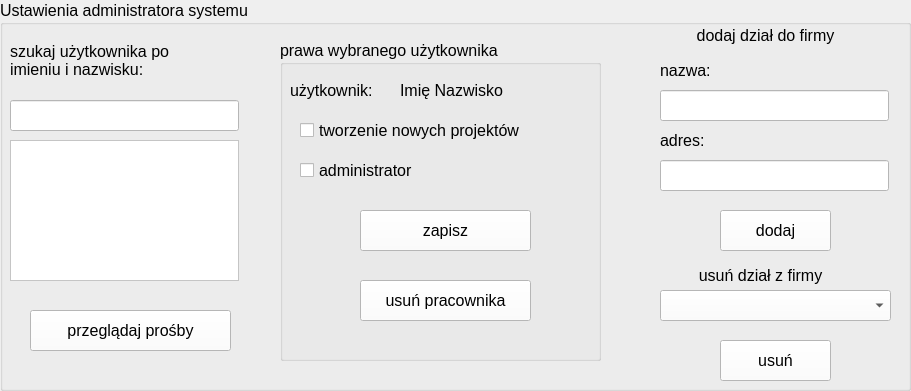
       <widget class="QGroupBox" name="groupBox">
        <property name="enabled">
         <bool>true</bool>
        </property>
        <property name="geometry">
         <rect>
          <x>30</x>
          <y>260</y>
          <width>911</width>
          <height>391</height>
         </rect>
        </property>
        <property name="font">
         <font>
          <pointsize>12</pointsize>
         </font>
        </property>
        <property name="title">
         <string>Ustawienia administratora systemu</string>
        </property>
        <widget class="QLineEdit" name="lineEdit_search_settings">
         <property name="geometry">
          <rect>
           <x>10</x>
           <y>100</y>
           <width>229</width>
           <height>31</height>
          </rect>
         </property>
         <property name="styleSheet">
          <string notr="true">background-color: rgb(255, 255, 255);</string>
         </property>
        </widget>
        <widget class="QListWidget" name="userList">
         <property name="geometry">
          <rect>
           <x>10</x>
           <y>140</y>
           <width>229</width>
           <height>141</height>
          </rect>
         </property>
         <property name="styleSheet">
          <string notr="true">background-color: rgb(255, 255, 255);</string>
         </property>
         <property name="selectionRectVisible">
          <bool>false</bool>
         </property>
        </widget>
        <widget class="QLabel" name="label_36">
         <property name="geometry">
          <rect>
           <x>10</x>
           <y>30</y>
           <width>211</width>
           <height>61</height>
          </rect>
         </property>
         <property name="font">
          <font>
           <pointsize>12</pointsize>
          </font>
         </property>
         <property name="text">
          <string>szukaj użytkownika po imieniu i nazwisku:</string>
         </property>
         <property name="wordWrap">
          <bool>true</bool>
         </property>
        </widget>
        <widget class="QGroupBox" name="groupBox_2">
         <property name="geometry">
          <rect>
           <x>280</x>
           <y>40</y>
           <width>321</width>
           <height>321</height>
          </rect>
         </property>
         <property name="font">
          <font>
           <pointsize>12</pointsize>
          </font>
         </property>
         <property name="title">
          <string>prawa wybranego użytkownika</string>
         </property>
         <widget class="QLabel" name="label_37">
          <property name="geometry">
           <rect>
            <x>10</x>
            <y>40</y>
            <width>131</width>
            <height>21</height>
           </rect>
          </property>
          <property name="font">
           <font>
            <pointsize>12</pointsize>
           </font>
          </property>
          <property name="text">
           <string>użytkownik:</string>
          </property>
         </widget>
         <widget class="QCheckBox" name="checkBox_tworzenie_proj">
          <property name="geometry">
           <rect>
            <x>20</x>
            <y>80</y>
            <width>291</width>
            <height>20</height>
           </rect>
          </property>
          <property name="font">
           <font>
            <pointsize>12</pointsize>
           </font>
          </property>
          <property name="text">
           <string>tworzenie nowych projektów</string>
          </property>
         </widget>
         <widget class="QCheckBox" name="checkBox_admin">
          <property name="geometry">
           <rect>
            <x>20</x>
            <y>120</y>
            <width>281</width>
            <height>20</height>
           </rect>
          </property>
          <property name="font">
           <font>
            <pointsize>12</pointsize>
           </font>
          </property>
          <property name="text">
           <string>administrator</string>
          </property>
         </widget>
         <widget class="QLabel" name="label_prawa">
          <property name="geometry">
           <rect>
            <x>120</x>
            <y>40</y>
            <width>171</width>
            <height>21</height>
           </rect>
          </property>
          <property name="font">
           <font>
            <pointsize>12</pointsize>
           </font>
          </property>
          <property name="text">
           <string>Imię Nazwisko</string>
          </property>
         </widget>
         <widget class="QPushButton" name="pushButton_zapisz_prawa">
          <property name="geometry">
           <rect>
            <x>80</x>
            <y>170</y>
            <width>171</width>
            <height>41</height>
           </rect>
          </property>
          <property name="font">
           <font>
            <pointsize>12</pointsize>
           </font>
          </property>
          <property name="styleSheet">
           <string notr="true">background-color: rgb(255, 255, 255);</string>
          </property>
          <property name="text">
           <string>zapisz</string>
          </property>
         </widget>
         <widget class="QPushButton" name="pushButton_usunPracownika">
          <property name="geometry">
           <rect>
            <x>80</x>
            <y>240</y>
            <width>171</width>
            <height>41</height>
           </rect>
          </property>
          <property name="font">
           <font>
            <pointsize>12</pointsize>
           </font>
          </property>
          <property name="styleSheet">
           <string notr="true">background-color: rgb(255, 255, 255);</string>
          </property>
          <property name="text">
           <string>usuń pracownika</string>
          </property>
         </widget>
        </widget>
        <widget class="QLabel" name="dodaj_dzial_label">
         <property name="geometry">
          <rect>
           <x>640</x>
           <y>20</y>
           <width>251</width>
           <height>31</height>
          </rect>
         </property>
         <property name="font">
          <font>
           <pointsize>12</pointsize>
          </font>
         </property>
         <property name="text">
          <string>dodaj dział do firmy</string>
         </property>
         <property name="alignment">
          <set>Qt::AlignCenter</set>
         </property>
        </widget>
        <widget class="QLineEdit" name="lineEdit_nazwa_dzialu">
         <property name="geometry">
          <rect>
           <x>660</x>
           <y>90</y>
           <width>229</width>
           <height>31</height>
          </rect>
         </property>
         <property name="styleSheet">
          <string notr="true">background-color: rgb(255, 255, 255);</string>
         </property>
        </widget>
        <widget class="QLabel" name="label_40">
         <property name="geometry">
          <rect>
           <x>660</x>
           <y>60</y>
           <width>71</width>
           <height>21</height>
          </rect>
         </property>
         <property name="font">
          <font>
           <pointsize>12</pointsize>
          </font>
         </property>
         <property name="text">
          <string>nazwa:</string>
         </property>
        </widget>
        <widget class="QLabel" name="label_41">
         <property name="geometry">
          <rect>
           <x>660</x>
           <y>130</y>
           <width>71</width>
           <height>21</height>
          </rect>
         </property>
         <property name="font">
          <font>
           <pointsize>12</pointsize>
          </font>
         </property>
         <property name="text">
          <string>adres:</string>
         </property>
        </widget>
        <widget class="QLineEdit" name="lineEdit_adres_dzialu">
         <property name="geometry">
          <rect>
           <x>660</x>
           <y>160</y>
           <width>229</width>
           <height>31</height>
          </rect>
         </property>
         <property name="styleSheet">
          <string notr="true">background-color: rgb(255, 255, 255);</string>
         </property>
        </widget>
        <widget class="QPushButton" name="pushButton_dodajDzial">
         <property name="geometry">
          <rect>
           <x>720</x>
           <y>210</y>
           <width>111</width>
           <height>41</height>
          </rect>
         </property>
         <property name="font">
          <font>
           <pointsize>12</pointsize>
          </font>
         </property>
         <property name="styleSheet">
          <string notr="true">background-color: rgb(255, 255, 255);</string>
         </property>
         <property name="text">
          <string>dodaj</string>
         </property>
        </widget>
        <widget class="QLabel" name="usun_dzial_label">
         <property name="geometry">
          <rect>
           <x>650</x>
           <y>260</y>
           <width>221</width>
           <height>31</height>
          </rect>
         </property>
         <property name="font">
          <font>
           <pointsize>12</pointsize>
          </font>
         </property>
         <property name="text">
          <string>usuń dział z firmy</string>
         </property>
         <property name="alignment">
          <set>Qt::AlignCenter</set>
         </property>
        </widget>
        <widget class="QComboBox" name="comboBox_usunDzial">
         <property name="geometry">
          <rect>
           <x>660</x>
           <y>290</y>
           <width>231</width>
           <height>31</height>
          </rect>
         </property>
         <property name="font">
          <font>
           <pointsize>12</pointsize>
          </font>
         </property>
         <property name="styleSheet">
          <string notr="true">background-color: rgb(255, 255, 255);</string>
         </property>
        </widget>
        <widget class="QPushButton" name="pushButton_usunDzial">
         <property name="geometry">
          <rect>
           <x>720</x>
           <y>340</y>
           <width>111</width>
           <height>41</height>
          </rect>
         </property>
         <property name="font">
          <font>
           <pointsize>12</pointsize>
          </font>
         </property>
         <property name="styleSheet">
          <string notr="true">background-color: rgb(255, 255, 255);</string>
         </property>
         <property name="text">
          <string>usuń</string>
         </property>
        </widget>
        <widget class="QPushButton" name="pushButton_prosby">
         <property name="geometry">
          <rect>
           <x>30</x>
           <y>310</y>
           <width>201</width>
           <height>41</height>
          </rect>
         </property>
         <property name="font">
          <font>
           <pointsize>12</pointsize>
          </font>
         </property>
         <property name="styleSheet">
          <string notr="true">background-color: rgb(255, 255, 255);</string>
         </property>
         <property name="text">
          <string>przeglądaj prośby</string>
         </property>
        </widget>
       </widget>
